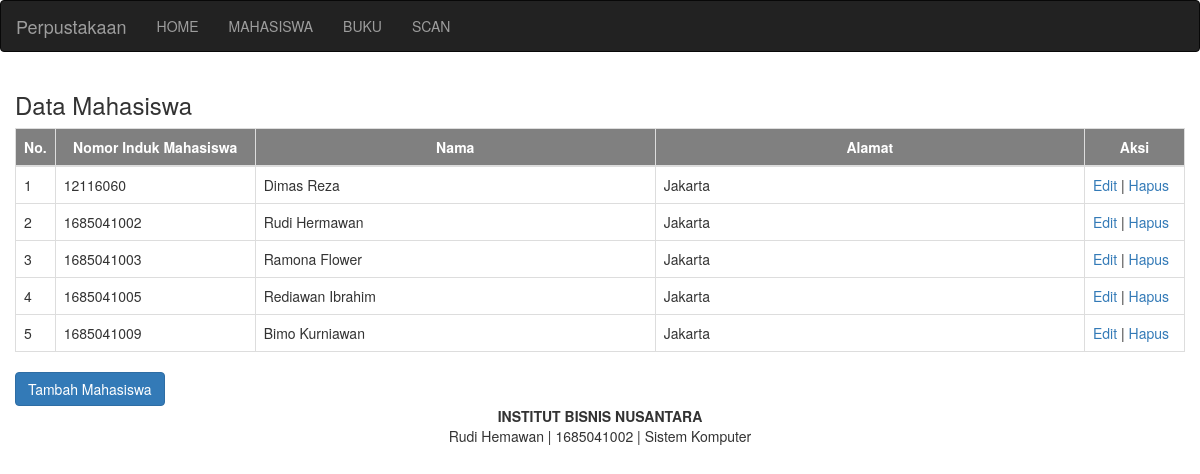
The app's page /perpus/mahasiswa.php with its own data.
### tables this page shows
CREATE TABLE `mahasiswa` (
  `nim` int(10) NOT NULL,
  `nokartu` varchar(20) NOT NULL,
  `nama` varchar(50) NOT NULL,
  `alamat` varchar(100) NOT NULL
);

### perpus/mahasiswa.php (the view, shortened to what this page needs)
<!DOCTYPE html>
<html>
<head>
	<?php include "header.php"; ?>
</head>
<body>
	<?php include "menu.php"; ?>
	<div class="container-fluid">
		<h3>Data Mahasiswa</h3>
		<table class="table table-bordered">
			<thead>
				<tr style="background-color: grey; color: white;">
					<th style="width: 1px; text-align: center">No.</th>
					<th style="width: 200px; text-align: center">Nomor Induk Mahasiswa</th>
					<th style="width: 400px; text-align: center">Nama</th>
					<th style="text-align: center">Alamat</th>
					<th style="width: 100px; text-align: center">Aksi</th>
				</tr>
			</thead>
			<tbody>
				<?php
					include "koneksi.php";
					$sql = mysqli_query($konek, "select * from mahasiswa");
					$no = 0;
					while($data = mysqli_fetch_array($sql))
					{
						$no++;
				?>
				<tr>
					<td> <?php echo $no; ?> </td>
					<td> <?php echo $data['nim']; ?> </td>
					<td> <?php echo $data['nama']; ?> </td>
					<td> <?php echo $data['alamat']; ?> </td>
					<td>
						<a href="edit.php?id=<?php echo $data['nim']; ?>"> Edit</a> | <a href="hapus.php?id=<?php echo $data['nim']; ?>"> Hapus</a>
					</td>
				</tr>
				<?php } ?>
			</tbody>
		</table>
		<a href="tambah.php"> <button class="btn btn-primary">Tambah Mahasiswa</button> </a>
	</div>
	<?php include "footer.php"; ?>
</body>
</html>

### perpus/header.php (shortened to what this page needs)
<link rel="stylesheet" type="text/css" href="css/bootstrap.min.css">

### perpus/menu.php
<nav class="navbar navbar-inverse">
	<div class="container-fluid">
		<div class="navbar-header">
			<a href="#" class="navbar-brand">Perpustakaan</a>
		</div>
		<ul class="nav navbar-nav">
			<li> <a href="index.php"> HOME </a> </li>
			<li> <a href="mahasiswa.php"> MAHASISWA </a> </li>
			<li> <a href="buku.php"> BUKU </a> </li>
			<li> <a href="scan.php"> SCAN </a> </li>
		</ul>
	</div>
</nav>

### perpus/footer.php
<div class="footer" style="text-align: center">
	<strong>INSTITUT BISNIS NUSANTARA</strong> <br>
		Rudi Hemawan | 1685041002 | Sistem Komputer
</div>

### records on screen
mahasiswa: nim "12116060", nama "Dimas Reza", alamat "Jakarta"
mahasiswa: nim "1685041002", nama "Rudi Hermawan", alamat "Jakarta"
mahasiswa: nim "1685041003", nama "Ramona Flower", alamat "Jakarta"
mahasiswa: nim "1685041005", nama "Rediawan Ibrahim", alamat "Jakarta"
mahasiswa: nim "1685041009", nama "Bimo Kurniawan", alamat "Jakarta"
